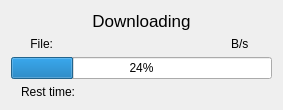
<?xml version="1.0" encoding="UTF-8"?>
<ui version="4.0">
 <class>ProgressCaller</class>
 <widget class="QWidget" name="ProgressCaller">
  <property name="geometry">
   <rect>
    <x>0</x>
    <y>0</y>
    <width>283</width>
    <height>102</height>
   </rect>
  </property>
  <property name="windowTitle">
   <string>Form</string>
  </property>
  <layout class="QGridLayout" name="gridLayout_2">
   <item row="0" column="0">
    <layout class="QGridLayout" name="gridLayout">
     <item row="0" column="0">
      <widget class="QLabel" name="label">
       <property name="font">
        <font>
         <pointsize>13</pointsize>
        </font>
       </property>
       <property name="layoutDirection">
        <enum>Qt::LeftToRight</enum>
       </property>
       <property name="text">
        <string>Downloading</string>
       </property>
       <property name="alignment">
        <set>Qt::AlignCenter</set>
       </property>
      </widget>
     </item>
     <item row="1" column="0">
      <layout class="QHBoxLayout" name="horizontalLayout">
       <item>
        <widget class="QLabel" name="LabelFileTag">
         <property name="sizePolicy">
          <sizepolicy hsizetype="Preferred" vsizetype="Preferred">
           <horstretch>1</horstretch>
           <verstretch>1</verstretch>
          </sizepolicy>
         </property>
         <property name="text">
          <string>File:</string>
         </property>
         <property name="alignment">
          <set>Qt::AlignRight|Qt::AlignTrailing|Qt::AlignVCenter</set>
         </property>
        </widget>
       </item>
       <item>
        <widget class="QLabel" name="LabelFilename">
         <property name="sizePolicy">
          <sizepolicy hsizetype="Preferred" vsizetype="Preferred">
           <horstretch>4</horstretch>
           <verstretch>4</verstretch>
          </sizepolicy>
         </property>
         <property name="text">
          <string/>
         </property>
        </widget>
       </item>
       <item>
        <widget class="QLabel" name="LabelSpeed">
         <property name="sizePolicy">
          <sizepolicy hsizetype="Preferred" vsizetype="Preferred">
           <horstretch>1</horstretch>
           <verstretch>1</verstretch>
          </sizepolicy>
         </property>
         <property name="text">
          <string>B/s</string>
         </property>
        </widget>
       </item>
      </layout>
     </item>
     <item row="2" column="0">
      <widget class="QProgressBar" name="ProgressBarDownload">
       <property name="value">
        <number>24</number>
       </property>
      </widget>
     </item>
    </layout>
   </item>
   <item row="1" column="0">
    <layout class="QHBoxLayout" name="horizontalLayout_2">
     <item>
      <widget class="QLabel" name="LabelRest">
       <property name="sizePolicy">
        <sizepolicy hsizetype="Preferred" vsizetype="Preferred">
         <horstretch>1</horstretch>
         <verstretch>1</verstretch>
        </sizepolicy>
       </property>
       <property name="text">
        <string>Rest time:</string>
       </property>
       <property name="alignment">
        <set>Qt::AlignRight|Qt::AlignTrailing|Qt::AlignVCenter</set>
       </property>
      </widget>
     </item>
     <item>
      <widget class="QLabel" name="LabelResttime">
       <property name="sizePolicy">
        <sizepolicy hsizetype="Preferred" vsizetype="Preferred">
         <horstretch>3</horstretch>
         <verstretch>3</verstretch>
        </sizepolicy>
       </property>
       <property name="text">
        <string/>
       </property>
      </widget>
     </item>
    </layout>
   </item>
  </layout>
 </widget>
 <resources/>
 <connections/>
</ui>
